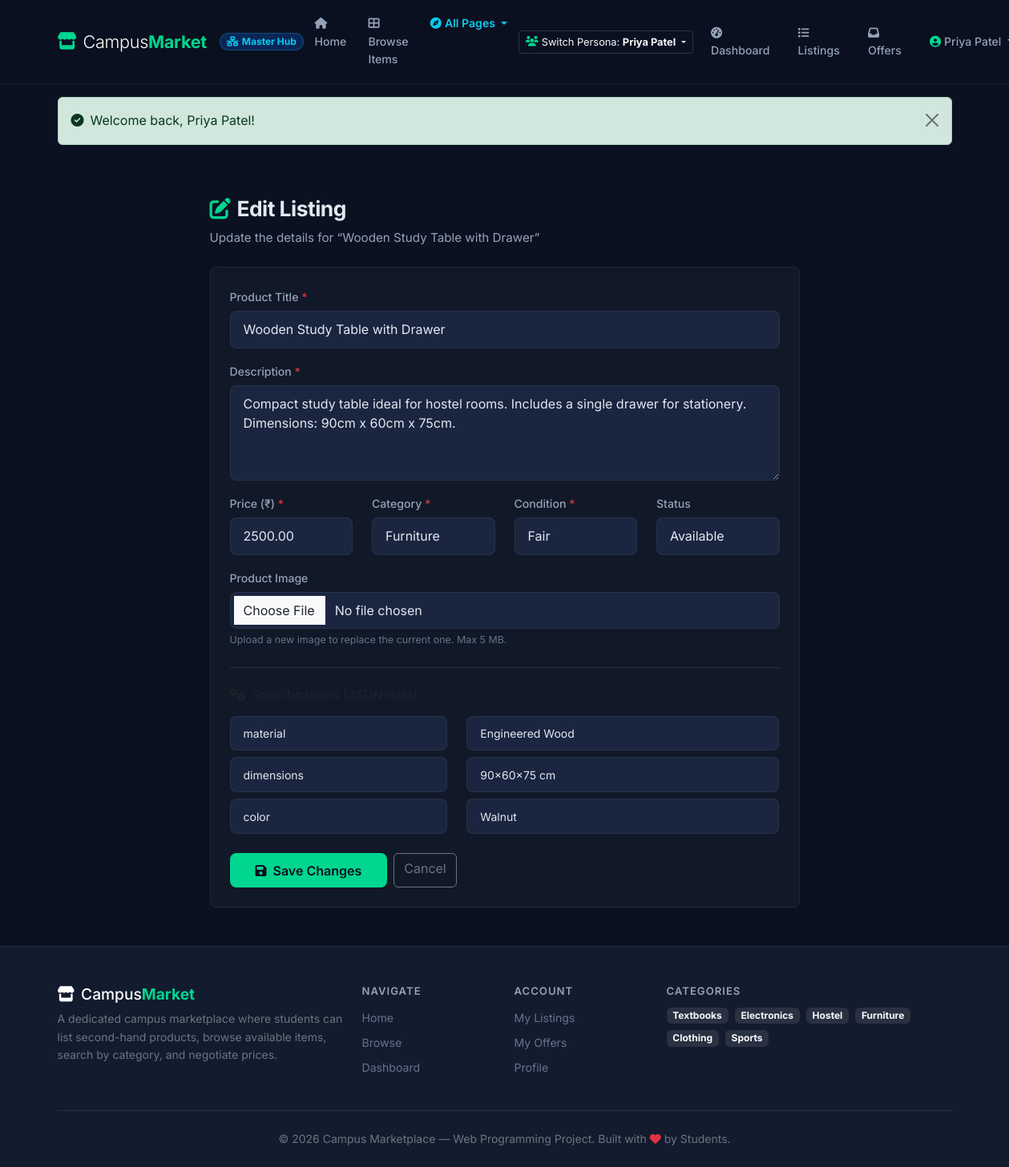
The app's page /edit-listing.php?id=4 (signed in) with its own data.
### tables this page shows
CREATE TABLE IF NOT EXISTS `products` (
  `id`           INT UNSIGNED     NOT NULL AUTO_INCREMENT,
  `seller_id`    INT UNSIGNED     NOT NULL,
  `title`        VARCHAR(200)     NOT NULL,
  `description`  TEXT             NOT NULL,
  `price`        DECIMAL(10,2)    NOT NULL,
  `product_data` JSON             NOT NULL,
  `image_path`   VARCHAR(500)     DEFAULT NULL,
  `status`       ENUM('Available','Reserved','Sold','Archived') NOT NULL DEFAULT 'Available',
  `created_at`   DATETIME         NOT NULL DEFAULT CURRENT_TIMESTAMP,
  `updated_at`   DATETIME         NOT NULL DEFAULT CURRENT_TIMESTAMP ON UPDATE CURRENT_TIMESTAMP,
  `archived_at`  DATETIME         DEFAULT NULL,
  PRIMARY KEY (`id`),
  KEY `idx_seller`  (`seller_id`),
  KEY `idx_status`  (`status`),
  KEY `idx_price`   (`price`),
  CONSTRAINT `fk_products_seller` FOREIGN KEY (`seller_id`)
    REFERENCES `users`(`id`) ON DELETE CASCADE ON UPDATE CASCADE
);

### includes/functions.php (called while the page is built, shortened)
<?php
function e(string $value): string {
    return htmlspecialchars($value, ENT_QUOTES, 'UTF-8');
}
function validCategories(): array {
    return [
        'Textbooks and Academic Materials',
        'Electronics and Gadgets',
        'Hostel Essentials',
        'Furniture',
        'Clothing and Accessories',
        'Sports Equipment',
        'Other',
    ];
}
function validConditions(): array {
    return ['Like New', 'Good', 'Fair', 'Needs Repair'];
}
function validStatuses(): array {
    return ['Available', 'Reserved', 'Sold', 'Archived'];
}

### edit-listing.php (the view, shortened to what this page needs)
<?php
require_once __DIR__ . '/includes/functions.php';
$db = getDB();
$productId = (int) ($_GET['id'] ?? 0);
$stmt = $db->prepare('SELECT * FROM products WHERE id = ? AND seller_id = ?');
$stmt->execute([$productId, currentUserId()]);
$product = $stmt->fetch();
$productData = json_decode($product['product_data'], true) ?: [];
$specs = $productData['specifications'] ?? [];
$specKeys = array_keys($specs);
$specVals = array_values($specs);
$old = [
    'title'       => $product['title'],
    'description' => $product['description'],
    'price'       => $product['price'],
    'category'    => $productData['category'] ?? '',
    'condition'   => $productData['condition'] ?? '',
    'status'      => $product['status'],
    'spec_key_1'  => $specKeys[0] ?? '',
    'spec_val_1'  => $specVals[0] ?? '',
    'spec_key_2'  => $specKeys[1] ?? '',
    'spec_val_2'  => $specVals[1] ?? '',
    'spec_key_3'  => $specKeys[2] ?? '',
    'spec_val_3'  => $specVals[2] ?? '',
];
require_once __DIR__ . '/includes/header.php';
?>
<section class="container py-5">
    <div class="row justify-content-center">
        <div class="col-lg-8">
            <div class="mb-4">
                <h1 class="section-title"><i class="fas fa-edit text-accent me-2"></i>Edit Listing</h1>
                <p class="section-subtitle">Update the details for &ldquo;<?= e($product['title']) ?>&rdquo;</p>
            </div>
            <form method="POST" enctype="multipart/form-data" class="bg-card border-card rounded-3 p-4">
                <div class="mb-3">
                    <label class="form-label" for="title">Product Title <span class="text-danger">*</span></label>
                    <input type="text" id="title" name="title" class="form-control" maxlength="200" value="<?= e($old['title']) ?>" required>
                </div>
                <div class="mb-3">
                    <label class="form-label" for="description">Description <span class="text-danger">*</span></label>
                    <textarea id="description" name="description" class="form-control" rows="4" required><?= e($old['description']) ?></textarea>
                </div>
                <div class="row mb-3">
                    <div class="col-md-3">
                        <label class="form-label" for="price">Price (₹) <span class="text-danger">*</span></label>
                        <input type="number" id="price" name="price" class="form-control" step="0.01" min="1" value="<?= e($old['price']) ?>" required>
                    </div>
                    <div class="col-md-3">
                        <label class="form-label" for="category">Category <span class="text-danger">*</span></label>
                        <select id="category" name="category" class="form-select" required>
                            <?php foreach (validCategories() as $cat): ?>
                                <option value="<?= e($cat) ?>" <?= $old['category'] === $cat ? 'selected' : '' ?>><?= e($cat) ?></option>
                            <?php endforeach; ?>
                        </select>
                    </div>
                    <div class="col-md-3">
                        <label class="form-label" for="condition">Condition <span class="text-danger">*</span></label>
                        <select id="condition" name="condition" class="form-select" required>
                            <?php foreach (validConditions() as $cond): ?>
                                <option value="<?= e($cond) ?>" <?= $old['condition'] === $cond ? 'selected' : '' ?>><?= e($cond) ?></option>
                            <?php endforeach; ?>
                        </select>
                    </div>
                    <div class="col-md-3">
                        <label class="form-label" for="status">Status</label>
                        <select id="status" name="status" class="form-select">
                            <?php foreach (validStatuses() as $s): ?>
                                <option value="<?= e($s) ?>" <?= $old['status'] === $s ? 'selected' : '' ?>><?= e($s) ?></option>
                            <?php endforeach; ?>
                        </select>
                    </div>
                </div>
                <div class="mb-3">
                    <label class="form-label" for="image">Product Image</label>
                    <input type="file" id="image" name="image" class="form-control" accept="image/jpeg,image/png,image/gif,image/webp">
                    <div class="form-text">Upload a new image to replace the current one. Max 5 MB.</div>
                </div>
                <hr class="border-secondary my-4">
                <h6 class="mb-3 text-muted"><i class="fas fa-cogs me-1"></i> Specifications (JSON data)</h6>
                <?php for ($i = 1; $i <= 3; $i++): ?>
                <div class="row mb-2">
                    <div class="col-5">
                        <input type="text" name="spec_key_<?= $i ?>" class="form-control form-control-sm" placeholder="Key" value="<?= e($old["spec_key_$i"]) ?>">
                    </div>
                    <div class="col-7">
                        <input type="text" name="spec_val_<?= $i ?>" class="form-control form-control-sm" placeholder="Value" value="<?= e($old["spec_val_$i"]) ?>">
                    </div>
                </div>
                <?php endfor; ?>
                <div class="d-flex gap-2 mt-4">
                    <button type="submit" class="btn btn-primary-custom" style="width:auto;padding:.6rem 2rem;">
                        <i class="fas fa-save me-2"></i>Save Changes
                    </button>
                    <a href="/campus-marketplace/my-listings.php" class="btn btn-outline-secondary">Cancel</a>
                </div>
            </form>
        </div>
    </div>
</section>
<?php require_once __DIR__ . '/includes/footer.php'; ?>

### assets/css/style.css (style rules this page uses)
:root { --navy: #0b1120; --navy-light: #131b2e; --navy-mid: #1a2540; --accent: #00d68f; --accent-hover:#00b87a; --accent-glow: rgba(0,214,143,.15); --blue: #3b82f6; --blue-soft: rgba(59,130,246,.12); --danger: #f43f5e; --warning: #f59e0b; --text: #e2e8f0; --text-muted: #94a3b8; --text-dim: #64748b; --card-bg: #111827; --card-border: rgba(255,255,255,.06); --radius: 14px; --radius-sm: 8px; --shadow: 0 4px 24px rgba(0,0,0,.35); --shadow-sm: 0 2px 8px rgba(0,0,0,.2); --transition: .25s cubic-bezier(.4,0,.2,1); --font: 'Inter', system-ui, -apple-system, sans-serif; }
*, *::before, *::after { box-sizing: border-box; }
html { scroll-behavior: smooth; }
body { font-family: var(--font); background: var(--navy); color: var(--text); min-height: 100vh; display: flex; flex-direction: column; line-height: 1.6; }
a { color: var(--accent); text-decoration: none; transition: color var(--transition); }
.section-title { font-size: 1.65rem; font-weight: 700; letter-spacing: -.5px; }
.section-subtitle { color: var(--text-muted); font-size: .95rem; }
.form-control, .form-select { background: var(--navy-mid); border: 1px solid var(--card-border); color: var(--text); border-radius: var(--radius-sm); padding: .65rem 1rem; transition: border var(--transition); }
.form-control::placeholder { color: var(--text-dim); }
.form-label { font-weight: 500; font-size: .88rem; color: var(--text-muted); margin-bottom: .35rem; }
.form-text { color: var(--text-dim); font-size: .78rem; }
.btn-primary-custom { background: var(--accent); border: none; color: var(--navy); font-weight: 600; padding: .7rem; border-radius: var(--radius-sm); width: 100%; font-size: 1rem; transition: all var(--transition); }
.text-accent { color: var(--accent) !important; }
.bg-card { background: var(--card-bg); }
.border-card { border: 1px solid var(--card-border); }

### records on screen
products: title "Wooden Study Table with Drawer", description "Compact study table ideal for hostel rooms. Includes a single drawer for stationery. Dimensions: 90cm x 60cm x 75cm.", price "2500.00"

### other values on screen
currentUserName() "Priya Patel"
$flashSuccess "Welcome back, Priya Patel!"
form field category "Furniture"
form field condition "Fair"
form field status "Available"
